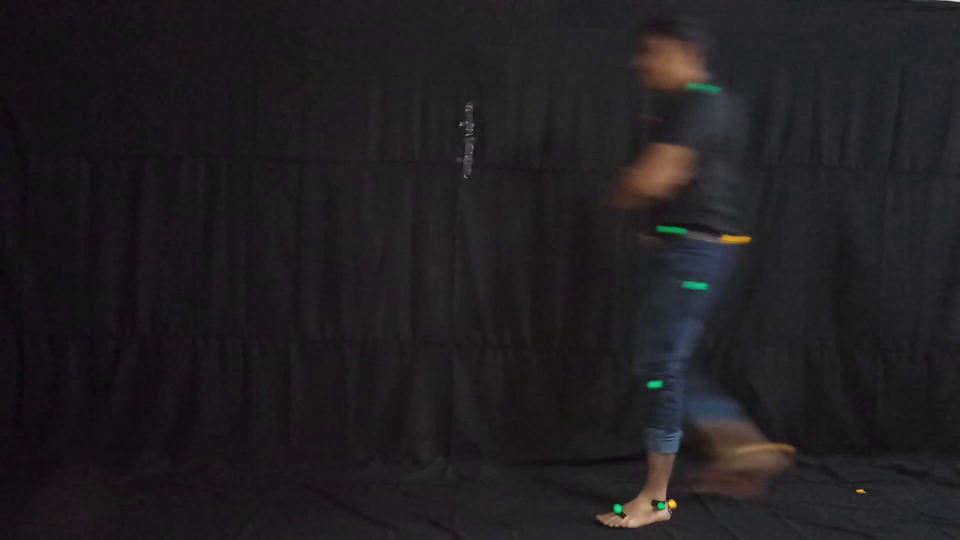
#> input picture frame 7 of abc.mp4, 1920 x 1080 px (shown at 1/2 size)
$ python gait.py   (older library calls are emulated)
#> lines starting #> are read from the running program, lines starting #| are printed output that depends on the picture; after the words box and inside, x2 and y2 are one past the last pixel; in counts of white or black regions, pixels touching at a corner belong together
import numpy as np
import cv2
import argparse
import imutils
from math import atan2, pi
import math
import matplotlib.pyplot as plt
from scipy.interpolate import spline,interp1d
from matplotlib.backends.backend_pdf import PdfPages

#global declerations
angle_arr=[]
angle_arr_red=[]
angle_arr_yellow=[]
knee_angle=[]
knee_angle_red=[]
ankle_angle=[]
hip_angle=[]
pelvis_angle=[]
angle_arr_pelvis=[]
pp=PdfPages('report.pdf')
knee_final_arr=[]
ankle_final_arr=[]
hip_final_arr=[]
pelvis_final_arr=[]

greenLower = np.array([25, 80, 5])	#green
greenUpper = np.array([80, 255, 255])

#redLower_1=(0,100,100)
#redUpper_1=(10,255,255)
redLower = (112,75,75)	#red
redUpper = (200, 255, 255)

#greenLower = np.array([40,60,30])	#green
#greenUpper = np.array([87,100,83])

yellowLower=np.array([20,100,100])
yellowUpper=np.array([30,255,255])

#camera source mobile or video[0 or 1]
#cam_source = 'http://192.168.43.1:8080/videofeed'
cam_source='abc.mp4'
camera = cv2.VideoCapture(cam_source)


def calc_angle():
	while True:

		(grabbed, frame) = camera.read()
#> frame is the input picture: shape (1080, 1920, 3); mean B, G, R 32.6, 30.2, 32.4

		frame = imutils.resize(frame, width=800, height=600)
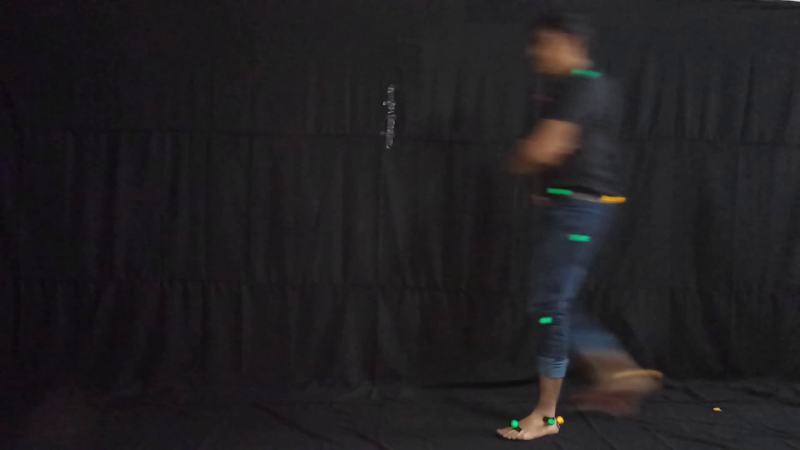
#> frame: shape (450, 800, 3); mean B, G, R 32.6, 30.2, 32.4

		hsv = cv2.cvtColor(frame, cv2.COLOR_BGR2HSV)
#> hsv: shape (450, 800, 3); mean H, S, V 106.6, 32.1, 34.2
		#LAB=cv2.cvtColor(frame,cv2.COLOR_BGR2LAB)
		mask_red = cv2.inRange(hsv, redLower, redUpper)
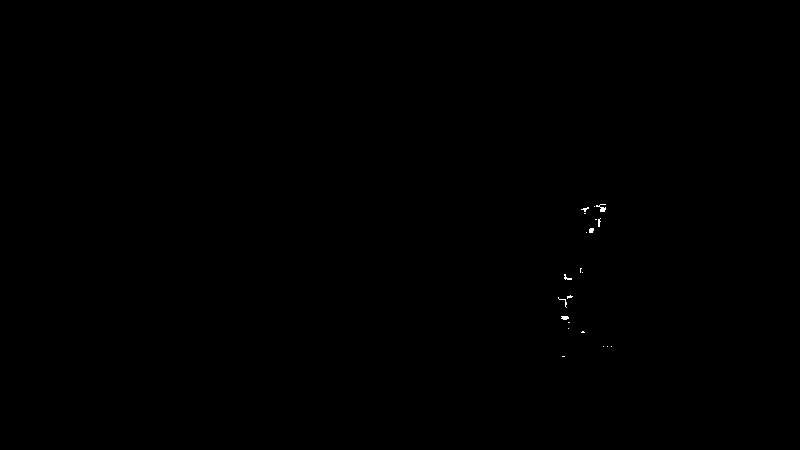
#> mask_red: shape (450, 800); 0.06% white in thin lines or dots, all inside (x1, y1, x2, y2) = (558, 204, 612, 357)
		#mask_red_1 = cv2.inRange(hsv, redLower_1, redUpper_1)
		#mask_red=cv.Add(mask_red,mask_red_1)
		mask_green = cv2.inRange(hsv, greenLower, greenUpper)
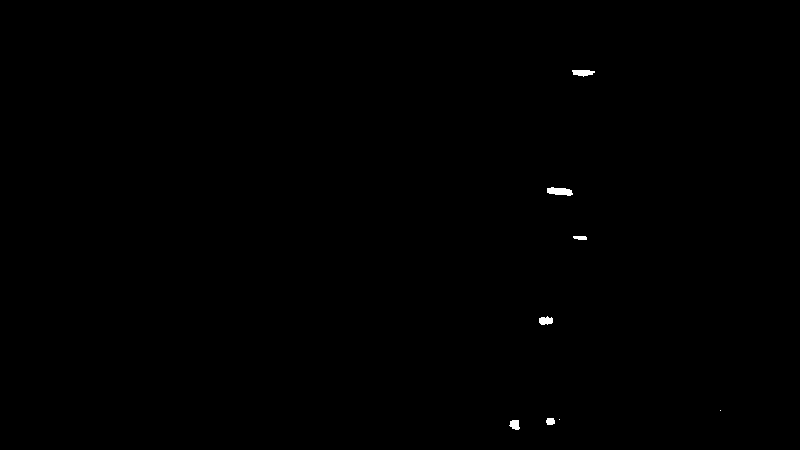
#> mask_green: shape (450, 800); 0.16% white; 8 white regions (2 under 20 px), largest, box (x1, y1, x2, y2) and area: (547, 187, 573, 196) 166, (572, 70, 595, 77) 114, (539, 316, 553, 325) 96, (509, 420, 520, 430) 82, (546, 418, 555, 425) 55, (573, 236, 587, 240) 49
		mask_yellow = cv2.inRange(hsv, yellowLower, yellowUpper)
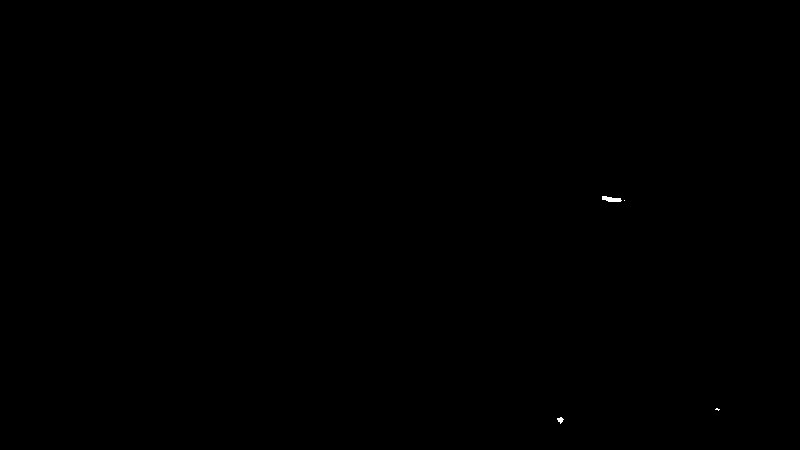
#> mask_yellow: shape (450, 800); 0.03% white; 4 white regions (2 under 20 px), largest, box (x1, y1, x2, y2) and area: (602, 196, 622, 202) 82, (557, 417, 564, 424) 28


		#erode and dilate
		mask_red = cv2.erode(mask_red, None, iterations=2)
#> mask_red: shape (450, 800); every value is 0
		mask_red = cv2.dilate(mask_red, None, iterations=2)
		mask_green = cv2.erode(mask_green, None, iterations=2)
#> mask_green: shape (450, 800); 0.03% white in thin lines or dots, all inside (x1, y1, x2, y2) = (512, 72, 588, 427)
		mask_green = cv2.dilate(mask_green, None, iterations=2)
#> mask_green: shape (450, 800); 0.13% white; 5 white regions
		mask_yellow = cv2.erode(mask_yellow, None, iterations=2)
		mask_yellow = cv2.dilate(mask_yellow, None, iterations=2)


		result_red=cv2.bitwise_and(frame, frame, mask=mask_red)
#> result_red: shape (450, 800, 3); every value is 0
		result_green=cv2.bitwise_and(frame, frame, mask=mask_green)
		result_yellow=cv2.bitwise_and(frame, frame, mask=mask_yellow)


		mask_red, contours_red, hierarchy_red = cv2.findContours(mask_red, cv2.RETR_LIST, cv2.CHAIN_APPROX_SIMPLE)
#> contours_red = []
		mask_green, contours_green, hierarchy_green = cv2.findContours(mask_green, cv2.RETR_LIST, cv2.CHAIN_APPROX_SIMPLE)
#> contours_green = 5 contours; box (x1, y1, x2, y2) and area: (547, 188, 572, 195) 128, (573, 70, 590, 76) 74, (539, 318, 553, 324) 64, (510, 420, 519, 429) 59, (547, 418, 554, 425) 36
		mask_yellow, contours_yellow, hierarchy_yellow = cv2.findContours(mask_yellow, cv2.RETR_LIST, cv2.CHAIN_APPROX_SIMPLE)
#> contours_yellow = []


		coord=np.array(contours_green)

		cv2.drawContours(mask_green, contours_green, -1, (0, 255, 0), 2)
		cv2.drawContours(mask_red, contours_red, -1, (255, 0, 0), 2)
		cv2.drawContours(mask_yellow, contours_yellow, -1, (255, 0, 0), 2)


		cv2.imshow('mask green',mask_green)
		cv2.imshow('mask red',mask_red)
		cv2.imshow('mask yellow',mask_yellow)
		cv2.imshow('res green',result_green)
		#cv2.imshow('res red',result_red)


		contours_green=np.asarray(contours_green)
		contours_red=np.asarray(contours_red)
		contours_yellow=np.asarray(contours_yellow)


		cv2.imshow("Frame", frame)
		key = cv2.waitKey(1) & 0xFF
		if key == ord("q"):
			break

		if(len(contours_green)==6):

			#nu=nu+1
			for x in range(1,len(contours_green)):
				#cv2.imwrite(str(x)+'.png',mask)

				x2=contours_green[x][0]
				y2=contours_green[x][1]
				x1=contours_green[x-1][0]
				y1=contours_green[x-1][1]
				deltax = x2-x1
				deltay = y2 - y1
				m=deltay/deltax

				angle_rad = math.atan(m[0][1])
				angle_deg = angle_rad*180.0/pi

				angle_arr.append(angle_deg)
				#print(angle_arr,"\n")
		nu=1
		if(len(contours_red)>=5):
			#cv2.imwrite(str(nu)+'.png',mask_red)
			nu=nu+1
			for x in range(1,len(contours_red)):
				#cv2.imwrite(str(x)+'.png',frame)

				x1=contours_red[x][0]
				y1=contours_red[x][1]
				x2=contours_red[x-1][0]
				y2=contours_red[x-1][1]

				deltax_1 = x2-x1
				deltay_1 = y2 - y1
				m_1=deltay_1/deltax_1

				angle_rad_red = math.atan(m_1[0][1])
				angle_deg_red = angle_rad_red*180.0/pi

				angle_arr_red.append(angle_deg_red)
				#print(angle_arr_red,"\n")


		if(len(contours_yellow)>=1 and len(contours_green)==6):
			#cv2.imwrite(str(nu)+'.png',mask_red)
			nu=3

			#cv2.imwrite(str(x)+'.png',frame)

			x1=contours_yellow[0][0]
			y1=contours_yellow[0][1]
			x2=contours_green[nu][0]
			y2=contours_green[nu][1]

			deltax_2 = x2-x1
			deltay_2 = y2 - y1
			m_2=deltay_2/deltax_2

			angle_rad_yellow = math.atan(m_2[0][1])
			angle_deg_yellow = angle_rad_yellow*180.0/pi

			angle_arr_pelvis.append(angle_deg_yellow)
			#print(angle_arr_red,"\n")

		#print(angle_arr_pelvis)
# [80 lines left out: functions draw_graph, draw_graph_ankle, draw_graph_hip, not called in this run]
	#plt.savefig('report.pdf')

def draw_graph_pelvis():
	for y in range(1,len(angle_arr_pelvis)):
		z1=45-angle_arr_pelvis[y]
		pelvis_angle.append(z1)

	for pi in range(1,len(pelvis_angle)):
		pelvis_final_arr.append(pi)
#> (the run stopped early here; a loop or call above may not have finished)

$ run again, starting later in the video
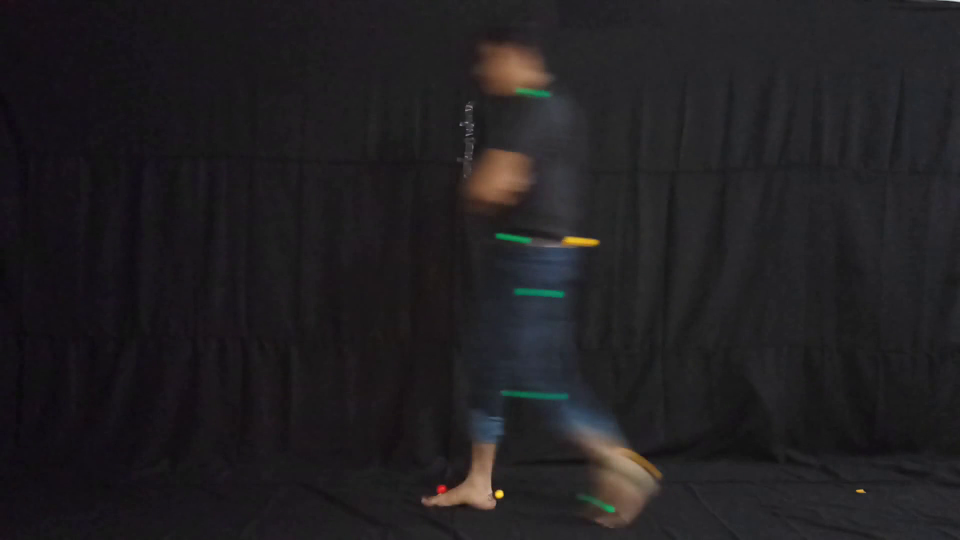
#> input picture frame 33 of abc.mp4, 1920 x 1080 px (shown at 1/2 size)
#> in calc_angle, frame is the input picture: shape (1080, 1920, 3); mean B, G, R 33.2, 30.8, 32.8
#> in calc_angle, `frame = imutils.resize(frame, width=800, height=600)`:
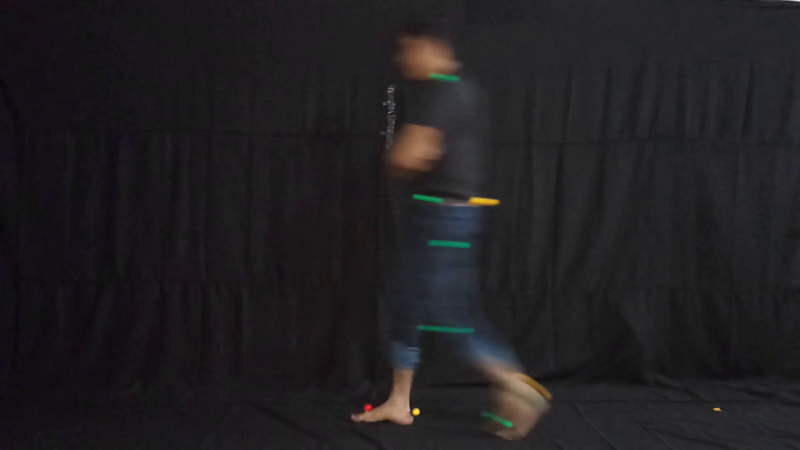
#> frame: shape (450, 800, 3); mean B, G, R 33.2, 30.8, 32.8
#> hsv: shape (450, 800, 3); mean H, S, V 104, 32.7, 34.9
#> result_red: shape (450, 800, 3); every value is 0
#> contours_red = []
#> contours_green = 5 contours, 1 with area under 20; largest, box (x1, y1, x2, y2) and area: (413, 194, 442, 203) 146, (430, 73, 455, 81) 122, (504, 421, 511, 427) 28, (486, 413, 493, 419) 28
#> contours_yellow = 3 contours, 1 with area under 20; largest, box (x1, y1, x2, y2) and area: (471, 197, 490, 205) 94, (413, 409, 419, 415) 24

$ run again, starting later in the video
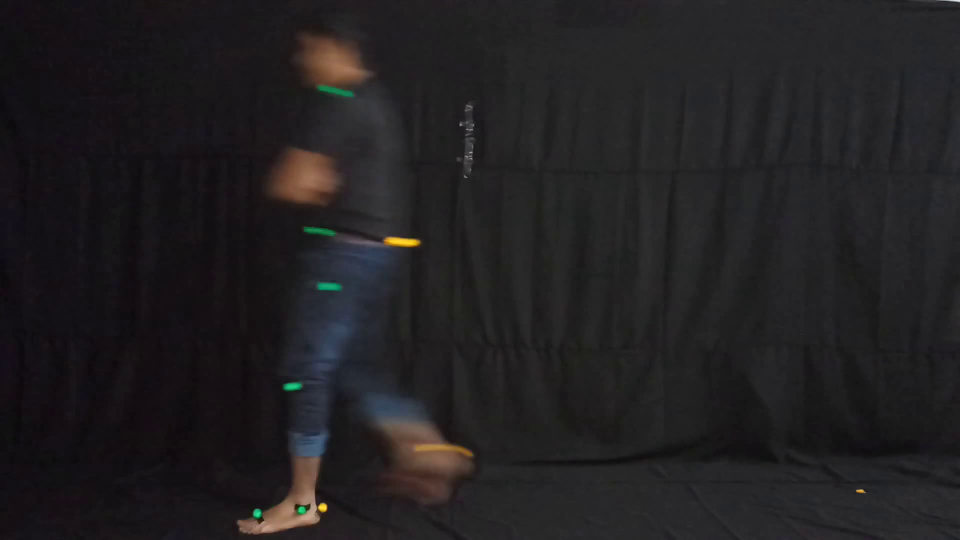
#> input picture frame 60 of abc.mp4, 1920 x 1080 px (shown at 1/2 size)
#> in calc_angle, frame is the input picture: shape (1080, 1920, 3); mean B, G, R 33.4, 31.3, 33.6
#> in calc_angle, `frame = imutils.resize(frame, width=800, height=600)`:
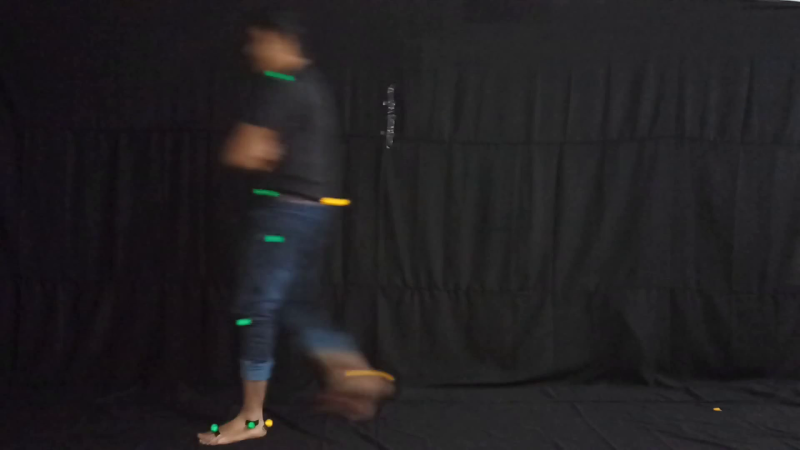
#> frame: shape (450, 800, 3); mean B, G, R 33.4, 31.3, 33.6
#> hsv: shape (450, 800, 3); mean H, S, V 97.9, 32.2, 35.3
#> contours_red = 2 contours; box (x1, y1, x2, y2) and area: (262, 300, 273, 308) 44, (300, 207, 306, 213) 25
#> contours_green = 5 contours; box (x1, y1, x2, y2) and area: (265, 71, 294, 81) 155, (253, 189, 280, 197) 151, (235, 319, 250, 327) 84, (211, 424, 219, 433) 54, (247, 421, 256, 429) 52
#> contours_yellow = 2 contours; box (x1, y1, x2, y2) and area: (324, 198, 347, 205) 116, (266, 420, 272, 426) 25
